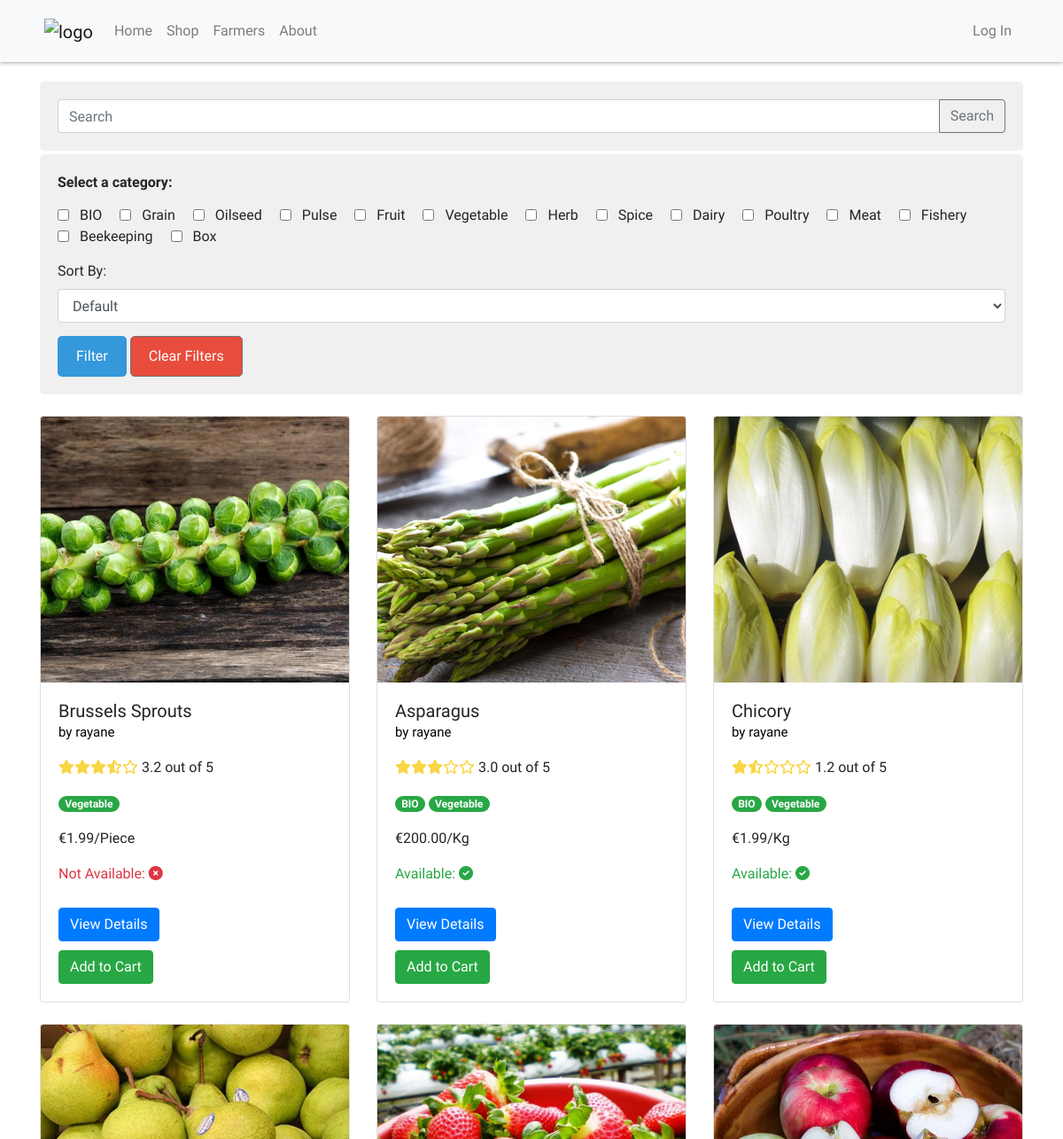
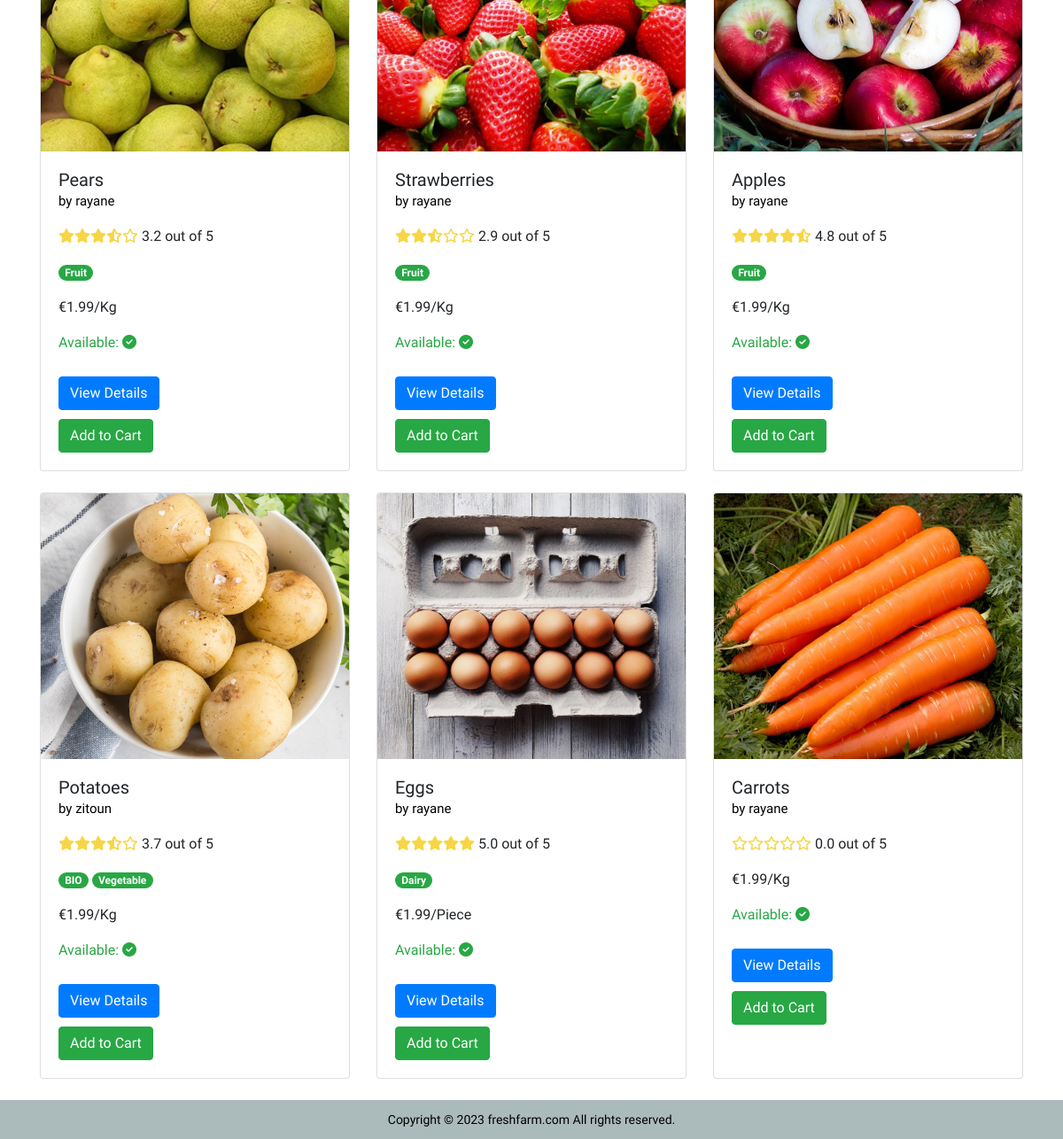
Screenshot of /products/ with the database file from the repository (2 pictures, top to bottom).
### products/models.py (models this page shows, shortened)
class Category(models.Model):
    name = models.CharField(max_length=200, db_index=True)

class Product(models.Model):
    UNIT_CHOICES = [
        ("kg", "Kilogram"),
        ("piece", "Piece"),
    ]
    name = models.CharField(max_length=200)
    categories = models.ManyToManyField(Category, related_name="products")
    description = models.TextField(blank=True, null=True)
    price = models.DecimalField(max_digits=10, decimal_places=2, default=1.99)
    unit = models.CharField(max_length=10, choices=UNIT_CHOICES)
    available = models.BooleanField(default=True)
    date = models.DateTimeField(auto_now_add=True)
    seller = models.ForeignKey(User, on_delete=models.CASCADE)
    image = models.ImageField(upload_to="images/")
    avg_rating = models.DecimalField(max_digits=2, decimal_places=1, default=0)
    fatsecret_id = models.IntegerField(blank=True, null=True)
    order_items = GenericRelation(OrderItem)

### accounts/models.py (models this page shows, shortened)
class User(auth.models.AbstractUser):
    username = models.CharField(max_length=50, unique=True)
    is_farmer = models.BooleanField(default=False)
    farm_nr = models.CharField(max_length=200, null=True)
    address = models.CharField(max_length=300, null=True)
    city = models.CharField(max_length=200, null=True)
    state = models.CharField(max_length=50, null=True)
    zip_code = models.CharField(max_length=20, null=True)
    country = CountryField(null=True)
    phone_number = PhoneNumberField(blank=True, null=True)
    latitude = models.FloatField(blank=True, null=True)
    longitude = models.FloatField(blank=True, null=True)
    profile_pic = models.ImageField(upload_to="pfp/", blank=True, null=True, default="pfp/default.jpg")
    avg_rating = models.DecimalField(max_digits=2, decimal_places=1, default=0)
    bio = models.TextField(blank=True)
    class Meta:
        verbose_name = "Farmer"

### products/views.py (the view, shortened to what this page needs)
# urls.py: path("", ProductList.as_view(), name="product_list"),
class ProductList(ListBreadcrumbMixin, ListView):
    model = Product
    template_name = "products/product_list.html"
    context_object_name = "products"
    def get_queryset(self):
        query = self.request.GET.get("q")
        farmer_id = self.kwargs.get("pk")
        category = self.request.GET.get("category")
        sort_by = self.request.GET.get("sort_by")
        if query:
            return self.get_products_by_search(query)
        elif category:
            queryset = self.get_products_by_category(category)
        elif farmer_id:
            return self.get_products_by_farmer(farmer_id)
        else:
            queryset = self.get_all_products()
        products = queryset.get("products")
        boxes = queryset.get("boxes")
        if sort_by == "ascending":
            products = products.order_by("price")
            boxes = boxes.order_by("price")
        elif sort_by == "descending":
            products = products.order_by("-price")
            boxes = boxes.order_by("-price")
        elif sort_by == "best_rated":
            products = products.order_by("-avg_rating")
            boxes = boxes.order_by("-avg_rating")
        products = zip_longest(products, get_cart_quantities(self.request.user, "product", products))
        sorted_products = {"products": products, "boxes": boxes}
        return sorted_products
    def get_all_products(self):
        products = Product.objects.all()
        boxes = Box.objects.all()
        return {"products": products, "boxes": boxes}
    def get_context_data(self, **kwargs):
        context = super().get_context_data(**kwargs)
        products = Product.objects.all()
        context["categories"] = Category.objects.all()
        return context

### products/views.py (called while the page is built)
def get_cart_quantities(user, product_type, products):
        q = []
        if user.is_authenticated:
            cart, created = Cart.objects.get_or_create(user=user)
            for product in products:
                try:
                    content_type = ContentType.objects.get_for_model(product)
                    object_id = product.pk
                    cart_item = cart.cartitem_set.get(content_type=content_type, object_id=object_id)
                    q.append(cart_item.quantity)
                except CartItem.DoesNotExist:
                    q.append(0)
        else:
            for product in products:
                q.append(0)
        return q

### products/templates/products/product_list.html (shortened to what this page needs)
{% extends "base.html" %}
{% load bootstrap4 %}
{% load static %}
{% block content %}
<link rel="stylesheet" href="{% static 'products/css/products.css' %}">
<div class="container">
    <form method="get" class="mb-4 search-form">
        <div class="input-group">
            <input name="q" type="text" class="form-control" placeholder="Search">
            <div class="input-group-append">
                <button class="btn btn-outline-secondary" type="submit">Search</button>
            </div>
        </div>
    </form>
    <form method="get" class="mb-4 filter-form" id="filter-form">
        <div class="form-group">
            <label><Strong>Select a category:</Strong></label>
            <div class="category-checkboxes">
                {% for category in categories %}
                <div class="form-check">
                    <input name="category" type="checkbox" class="form-check-input" value="{{ category.name }}">
                    <label class="form-check-label">{{ category.name }}</label>
                </div>
                {% endfor %}
            </div>
        </div>
        <div class="form-group">
            <label>Sort By:</label>
            <select name="sort_by" class="form-control">
                <option value="default">Default</option>
            </select>
        </div>
        <button class="btn btn-filter" type="submit">Filter</button>
        <button type="button" class="btn btn-outline-secondary clear-filters">Clear Filters</button>
    </form>
    <div class="row" data-id={{ user.pk }}>
        {% if products.products %}
        {% for product, quantity in products.products %}
        <div class="col-md-6 col-lg-4 mb-4">
            <div class="card h-100" data-rating={{ product.avg_rating }}>
                <img src="{{ product.image.url }}" class="card-img-top" alt="{{ product.name }}">
                <div class="card-body">
                    <h5 class="card-title">{{ product.name }}</h5>
                    <h7 class="card-text seller">
                        by <a class="seller" href="{% url "accounts:user_detail" pk=product.seller.pk %}">{{ product.seller.username }}</a>
                    </h7>
                    <p class="card-text"><div class="stars"></div></p>
                    <p class="card-text">
                        {% for category in product.categories.all %}
                        <span class="badge badge-pill badge-success">
                            {{ category.name }}
                        </span>
                        {% endfor %}
                    </p>
                    <p class="card-text">
                        {% if product.unit == "piece" %}
                            €{{ product.price }}/Piece
                        {% elif product.unit == "kg" %}
                            €{{ product.price }}/Kg
                        {% endif %}
                    </p>
                    <p class="card-text">
                        {% if product.available %}
                            <span class="text-success">Available: <i class="fa-solid fa-circle-check"></i></span>
                        {% else %}
                            <span class="text-danger">Not Available: <i class="fa-solid fa-circle-xmark"></i></span>
                        {% endif %}
                    </p>
                    <a href="{% url "products:product_detail" pk=product.pk %}" class="btn btn-primary">View Details</a>
                    <div class="cart-actions">
                        {% if quantity == 0 %}
                        <button class="btn btn-success add_to_cart update" data-product-id="{{ product.pk }}" data-add-url="{% url "cart:add_to_cart" pk=product.pk type="product" %}">
                            Add to Cart
                        </button>
                        {% endif %}
                    </div>
                </div>
            </div>
        </div>
    {% endfor %}
    {% endif %}
    </div>
</div>
{% endblock %}

### templates/base.html (shortened to what this page needs)
<!DOCTYPE html>
{% load static %}
{% load bootstrap4 %}
{% load view_breadcrumbs %}
{% load widget_tweaks %}
<html>
    <head>
        <link rel="stylesheet" href="https://cdn.jsdelivr.net/npm/bootstrap@4.6.2/dist/css/bootstrap.min.css">
        <link rel="stylesheet" href="{% static 'farmfresh/css/master.css' %}">
        <link rel="stylesheet" href="https://unpkg.com/leaflet@1.9.4/dist/leaflet.css" />
        <link rel="stylesheet" href="https://unpkg.com/leaflet.awesome-markers/dist/leaflet.awesome-markers.css" />
    </head>
    <body>
        <nav class="navbar navbar-expand-sm bg-light navbar-light fixed-top">
            <a class="navbar-brand" href="{% url "home" %}">
              <img src="https://encrypted-tbn0.gstatic.com/images?q=tbn:ANd9GcQ1yMS3OmB9dzcAgQO0tmxXnl9wWraP8ylU1aNlGqX6sAJvf1K8" alt="logo" style="width:30px;">
            </a>
              <div class="collapse navbar-collapse" id="navbarNav">
                <ul class="navbar-nav mr-auto">
                  <li class="nav-item">
                    <a class="nav-link" href="{% url "home" %}">Home</a>
                  </li>
                  <li class="nav-item">
                    <a class="nav-link" href="{% url "products:product_list" %}">Shop</a>
                  </li>
                  <li class="nav-item">
                    <a class="nav-link" href="{% url "accounts:user_list" %}">Farmers</a>
                  </li>
                  <li class="nav-item">
                    <a class="nav-link" href="{% url "about" %}">About</a>
                  </li>
                </ul>
                <ul class="navbar-nav ml-auto">
                  {% if user.is_authenticated %}
                  <li class="nav-item dropdown">
                      <a class="nav-link" href="#" id="navbardrop" data-toggle="dropdown">Settings</a>
                      <div class="dropdown-menu">
                          <a class="dropdown-item" href="{% url "accounts:user_detail" pk=user.pk %}">My Account</a>
                          <a class="dropdown-item" href="{% url "orders:orders" %}">My Orders</a>
                          <a class="dropdown-item" href="{% url "accounts:dashboard" pk=user.pk %}">Dashboard</a>
                          {% if user.is_staff or user.is_farmer %}
                          <a class="dropdown-item" href="{% url "products:pending" %}">
                            Requests
                          </a>
                          <a class="dropdown-item" href="{% url "products:disease" %}">
                            Identify Disease
                          </a>
                          {% endif %}
                          <form method="post" action="{% url 'accounts:logout' %}">
                            {% csrf_token %}
                            <button type="submit" class="dropdown-item">Log Out</button>
                          </form>
                      </div>
                  </li>
                  <li class="">
                    <a href="{% url "cart:cart_items" %}" class="nav-link">
                      <div class="cart-counter">
                        <i class="fa-solid fa-basket-shopping fa-xl" id="basket" style="color: #0a5200; margin-right: 10px;"></i>
                        <span class="badge badge-warning" id="cart-badge" data-url="{% url "cart:count" %}">0</span>
                      </div>
                    </a>
                </li>
                  {% else %}
                  <li class="nav-item">
                    <a href="{% url 'accounts:login' %}" class="nav-link">Log In</a>
                  </li>
                  {% endif %}
                </ul>
              </div>
        </nav>
          {% block breadcrumbs %}
          <div class="container" id="breadcrumbs">
          </div>
          {% endblock %}
        {% block content %}
        {% endblock %}
          <footer>
            <small>Copyright © 2023 freshfarm.com All rights reserved.</small>
          </footer>
    </body>
</html>

### static/farmfresh/css/master.css (style rules this page uses)
body { font-family: 'Lexend', sans-serif; }
.navbar { box-shadow: 0px 0px 5px gray; padding: 10px 50px; justify-content: space-between; align-items: center; height: 70px; }
.nav-item { background-color: #f8f9fa; }
footer { text-align: center; padding: 10px; background-color: #abbaba; color: #000; }
#breadcrumbs { padding-top: 72px; }
.card-img-top { height: 300px; object-fit: cover; }
#breadcrumbs { padding-top: 72px; border-radius: 0px; }

### products/static/products/css/products.css (style rules this page uses)
.card-img-top { max-width: 100%; }
.update { margin-top: 20px; margin-bottom: 0px; margin-right: 0px; }
.container { padding-top: 0px; }

### products/templates/products/product_list.html (style rules this page uses)
.card { transition: transform 0.3s; }
.card-title { margin-bottom: 0; }
.seller { font-size: 15px; color: black; }
.btn-primary, .btn-success { margin-top: 10px; }
.card-img-top { height: 300px; object-fit: cover; }
.filter-form { background-color: #f0f0f0; padding: 20px; border-radius: 5px; margin-top: -20px; }
.search-form { background-color: #f0f0f0; padding: 20px; border-radius: 5px; margin-top: 20px; }
.form-group { margin-bottom: 15px; display: flex; flex-wrap: wrap; }
.form-check { margin-right: 20px; }
.form-check label { margin-left: 5px; }
.btn-filter { background-color: #3498db; color: #fff; border-radius: 5px; padding: 10px 20px; cursor: pointer; }
.category-checkboxes { display: flex; flex-wrap: wrap; margin-top: 5px; }
.clear-filters { margin-top: 0px; background-color: #e74c3c; color: #fff; border-radius: 5px; padding: 10px 20px; cursor: pointer; }

### rows the page displays
Category: name "BIO"
Category: name "Grain"
Category: name "Oilseed"
Category: name "Pulse"
Category: name "Fruit"
Category: name "Vegetable"
Category: name "Herb"
Category: name "Spice"
Category: name "Dairy"
Category: name "Poultry"
Category: name "Meat"
Category: name "Fishery"
Category: name "Beekeeping"
Category: name "Box"
Product: image (picture), name "Brussels Sprouts", seller.username "rayane", price "1.99", shows "Not Available:", available False (drawn)
Product: image (picture), name "Asparagus", seller.username "rayane", price "200.00", shows "Available:", available True (drawn)
Product: image (picture), name "Chicory", seller.username "rayane", price "1.99", shows "Available:", available True (drawn)
Product: image (picture), name "Pears", seller.username "rayane", price "1.99", shows "Available:", available True (drawn)
Product: image (picture), name "Strawberries", seller.username "rayane", price "1.99", shows "Available:", available True (drawn)
Product: image (picture), name "Apples", seller.username "rayane", price "1.99", shows "Available:", available True (drawn)
Product: image (picture), name "Potatoes", seller.username "zitoun", price "1.99", shows "Available:", available True (drawn)
Product: image (picture), name "Eggs", seller.username "rayane", price "1.99", shows "Available:", available True (drawn)
Product: image (picture), name "Carrots", seller.username "rayane", price "1.99", shows "Available:", available True (drawn)
